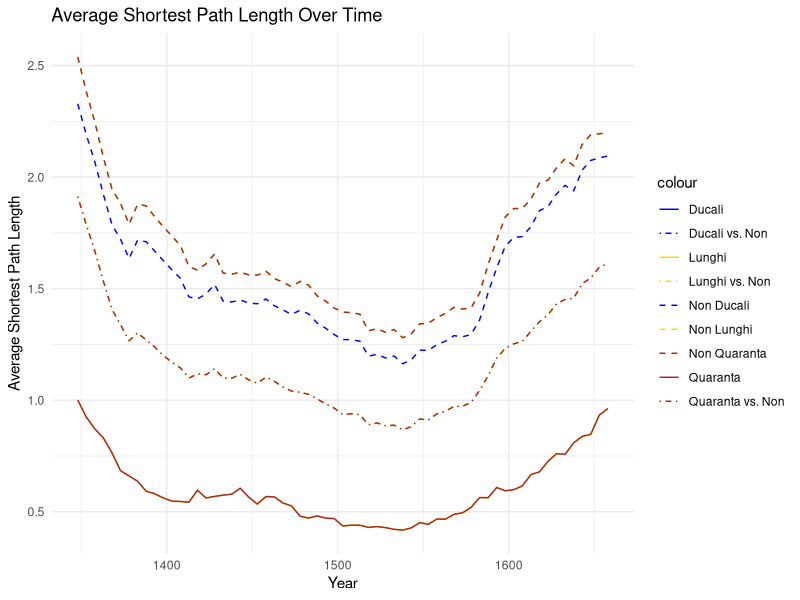
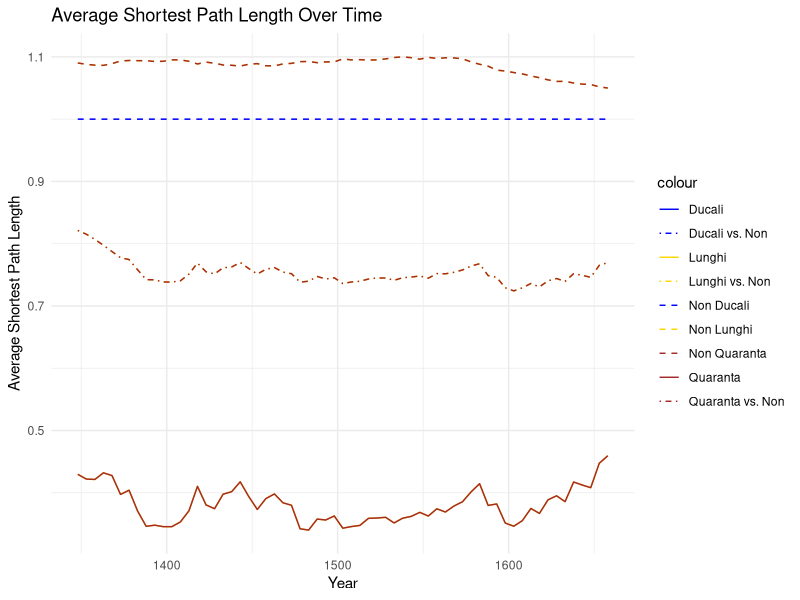
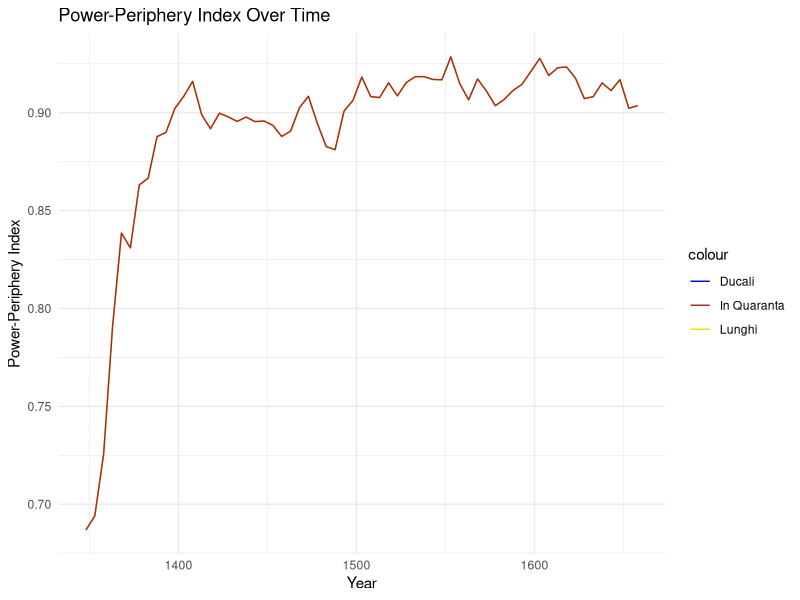

Write R code to recreate these figures, in order.
library(igraph)
library(dplyr)

noble_marriages_filtered <- read.csv("data/noble-marriages-year.csv", stringsAsFactors = FALSE)
family_labels <- read.csv("data/family-labels-accession.csv", stringsAsFactors = FALSE)

DEPTH_IN_YEARS <- 75

lunghi <- family_labels[ family_labels$Group == "Lunghi", ]$Family
ducali <- family_labels[ family_labels$Ducale == 1,]$Family
quaranta_famiglie <- c(lunghi,ducali)

quaranta_famiglie <- quaranta_famiglie[ !(quaranta_famiglie %in% c("Steno", "Da Ponte", "Cicogna")) ]

window_sequence <- seq(from = min(noble_marriages_filtered$year), to = 1660, by = 5)
distances_window <- data.frame( total = numeric(),
                             ducali = numeric(),
                             ducali_norm = numeric(),
                             non_ducali = numeric(),
                             non_ducali_norm = numeric(),
                             ducali_vs_non = numeric(),
                             ducali_vs_non_norm = numeric(),
                             lunghi = numeric(),
                             lunghi_norm = numeric(),
                             non_lunghi = numeric(),
                             non_lunghi_norm = numeric(),
                             lunghi_vs_non = numeric(),
                             lunghi_vs_non_norm = numeric(),
                             quaranta = numeric(),
                             quaranta_norm = numeric(),
                             non_quaranta = numeric(),
                             non_quaranta_norm = numeric(),
                             quaranta_vs_non = numeric(),
                             quaranta_vs_non_norm = numeric(),
                             year = integer() )

power_periphery_timeline <- data.frame( ducali = numeric(),
                                        clique_index_ducali = numeric(),
                                        lunghi = numeric(),
                                        clique_index_lunghi = numeric(),
                                        in_quaranta = numeric(),
                                        clique_index_quaranta = numeric(),
                                        year = integer() )
  
for (y in window_sequence ) {

  marriages_window <- noble_marriages_filtered %>%
    filter(year <= y + DEPTH_IN_YEARS & year >= y)

  marriage_graph <- graph_from_data_frame(
    marriages_window,
    directed = FALSE,
    vertices = unique(c(marriages_window$husband_familyname_std, marriages_window$wife_familyname_std))
  )
  
  E(marriage_graph)$weight <- 1
  marriage_graph <- simplify(marriage_graph, edge.attr.comb = "sum")
  E(marriage_graph)$distances <- 1 / E(marriage_graph)$weight
  
  V(marriage_graph)$Group <- ifelse(V(marriage_graph)$name %in% lunghi, "Lunghi", ifelse(V(marriage_graph)$name %in% ducali, "Ducali", "Corti"))
  
  component <- components(marriage_graph)$membership
  marriage_graph_main <- subgraph(marriage_graph, V(marriage_graph)$name[component == 1])
  
  distance <- distances(marriage_graph_main, weights = E(marriage_graph_main)$distances)
  average_distance <- mean(distance)
  
  vertices_lunghi <- V(marriage_graph_main)[V(marriage_graph_main)$Group == "Lunghi"]
  vertices_non_lunghi <- V(marriage_graph_main)[V(marriage_graph_main)$Group != "Lunghi"]
  
  distance_lunghi_non_lunghi <- distances(marriage_graph_main, v = vertices_lunghi, to = vertices_non_lunghi, weights = E(marriage_graph_main)$distances)
  mean_lunghi_non_lunghi <- mean(distance_lunghi_non_lunghi)
  
  distances_lunghi_lunghi <- distances(marriage_graph_main, v = vertices_lunghi, to = vertices_lunghi, weights = E(marriage_graph_main)$distances)
  mean_lunghi_lunghi <- mean(distances_lunghi_lunghi)
  
  distances_non_lunghi_non_lunghi <- distances(marriage_graph_main, v = vertices_non_lunghi, to = vertices_non_lunghi, weights = E(marriage_graph_main)$distances)
  mean_non_lunghi_non_lunghi <- mean(distances_non_lunghi_non_lunghi)
  
  clique_index_lunghi <- mean_lunghi_non_lunghi - mean_lunghi_lunghi
  power_periphery_lunghi_index <- ( mean_non_lunghi_non_lunghi - mean_lunghi_non_lunghi ) / clique_index_lunghi
                           
  vertices_ducali <- V(marriage_graph_main)[V(marriage_graph_main)$Group == "Ducali"]
  vertices_non_ducali <- V(marriage_graph_main)[V(marriage_graph_main)$Group != "Ducali"]
  
  distance_ducali_non_ducali <- distances(marriage_graph_main, v = vertices_ducali, to = vertices_non_ducali, weights = E(marriage_graph_main)$distances)
  mean_ducali_non_ducali <- mean(distance_ducali_non_ducali)
  
  distances_ducali_ducali <- distances(marriage_graph_main, v = vertices_ducali, to = vertices_ducali, weights = E(marriage_graph_main)$distances)
  mean_ducali_ducali <- mean(distances_ducali_ducali)
  
  distances_non_ducali_non_ducali <- distances(marriage_graph_main, v = vertices_non_ducali, to = vertices_non_ducali, weights = E(marriage_graph_main)$distances)
  mean_non_ducali_non_ducali <- mean(distances_non_ducali_non_ducali)
  
  clique_index_ducali <- mean_ducali_non_ducali - mean_ducali_ducali
  power_periphery_ducali_index <- ( mean_non_ducali_non_ducali - mean_ducali_non_ducali )/clique_index_ducali
  
  vertices_quaranta <- V(marriage_graph_main)[V(marriage_graph_main)$name %in% quaranta_famiglie]
  vertices_non_quaranta <- V(marriage_graph_main)[!(V(marriage_graph_main)$name %in% quaranta_famiglie)]
  
  distance_quaranta_non_quaranta <- distances(marriage_graph_main, v = vertices_quaranta, to = vertices_non_quaranta, weights = E(marriage_graph_main)$distances)
  mean_quaranta_non_quaranta <- mean(distance_quaranta_non_quaranta)
  
  distance_quaranta_quaranta <- distances(marriage_graph_main, v = vertices_quaranta, to = vertices_quaranta, weights = E(marriage_graph_main)$distances)
  mean_quaranta_quaranta <- mean(distance_quaranta_quaranta)
  
  distance_non_quaranta_non_quaranta <- distances(marriage_graph_main, v = vertices_non_quaranta, to = vertices_non_quaranta, weights = E(marriage_graph_main)$distances)
  mean_non_quaranta_non_quaranta <- mean(distance_non_quaranta_non_quaranta)
  
  clique_index_quaranta <- mean_quaranta_non_quaranta - mean_quaranta_quaranta
  power_periphery_quaranta_index <- ( mean_non_quaranta_non_quaranta - mean_quaranta_non_quaranta )/clique_index_quaranta
  
  distances_window <- rbind(distances_window,
                         data.frame( total = average_distance,
                                     ducali = mean_ducali_ducali,
                                     ducali_norm = mean_ducali_ducali / average_distance,
                                     non_ducali = mean_non_ducali_non_ducali,
                                     non_ducali_norm = mean_non_ducali_non_ducali / average_distance,
                                     ducali_vs_non = mean_ducali_non_ducali,
                                     ducali_vs_non_norm = mean_ducali_non_ducali / average_distance,
                                     lunghi = mean_lunghi_lunghi,
                                     lunghi_norm = mean_lunghi_lunghi / average_distance,
                                     non_lunghi = mean_non_lunghi_non_lunghi,
                                     non_lunghi_norm = mean_non_lunghi_non_lunghi / average_distance,
                                     lunghi_vs_non = mean_lunghi_non_lunghi,
                                     lunghi_vs_non_norm = mean_lunghi_non_lunghi / average_distance,
                                     quaranta = mean_quaranta_quaranta,
                                     quaranta_norm = mean_quaranta_quaranta / average_distance,
                                     non_quaranta = mean_non_quaranta_non_quaranta,
                                     non_quaranta_norm = mean_non_quaranta_non_quaranta / average_distance,
                                     quaranta_vs_non = mean_quaranta_non_quaranta,
                                     quaranta_vs_non_norm = mean_quaranta_non_quaranta / average_distance,
                                     year = y))
  
  power_periphery_timeline <- rbind(power_periphery_timeline,
                                     data.frame( ducali = power_periphery_ducali_index,
                                                 clique_index_ducali = clique_index_ducali,
                                                 lunghi = power_periphery_lunghi_index,
                                                 clique_index_lunghi = clique_index_lunghi,
                                                 in_quaranta = power_periphery_quaranta_index,
                                                 clique_index_quaranta = clique_index_quaranta,
                                                 year = y))
}

library(ggplot2)

ggplot( distances_window, aes(x = year)) +
  geom_line(aes(y = ducali, color = "Ducali")) +
  geom_line(aes(y = non_ducali, color = "Non Ducali"), linetype = "dashed") +
  geom_line(aes(y = ducali_vs_non, color = "Ducali vs. Non"),linetype = "dotdash") +
  geom_line(aes(y = lunghi, color = "Lunghi")) +
  geom_line(aes(y = non_lunghi, color = "Non Lunghi"), linetype = "dashed") +
  geom_line(aes(y = lunghi_vs_non, color = "Lunghi vs. Non"), linetype = "dotdash") +
  geom_line(aes(y = quaranta, color = "Quaranta")) +
  geom_line(aes(y = non_quaranta, color = "Non Quaranta"), linetype = "dashed") +
  geom_line(aes(y = quaranta_vs_non, color = "Quaranta vs. Non"), linetype = "dotdash") +
  labs(title = "Average Shortest Path Length Over Time",
       x = "Year",
       y = "Average Shortest Path Length") +
  scale_color_manual(values = c("Ducali" = "blue", "Non Ducali" = "blue", "Ducali vs. Non" = "blue",
                                "Lunghi" = "gold","Non Lunghi" = "gold", "Lunghi vs. Non" = "gold",
                                "Quaranta" = "brown",
                                "Non Quaranta"= "brown",
                                "Quaranta vs. Non" = "brown")) +
  theme_minimal()

ggplot( distances_window, aes(x = year)) +
  geom_line(aes(y = ducali_norm, color = "Ducali")) +
  geom_line(aes(y = non_ducali_norm, color = "Non Ducali"), linetype = "dashed") +
  geom_line(aes(y = ducali_vs_non_norm, color = "Ducali vs. Non"),linetype = "dotdash") +
  geom_line(aes(y = lunghi_norm, color = "Lunghi")) +
  geom_line(aes(y = non_lunghi_norm, color = "Non Lunghi"), linetype = "dashed") +
  geom_line(aes(y = lunghi_vs_non_norm, color = "Lunghi vs. Non"), linetype = "dotdash") +
  geom_line(aes(y = quaranta_norm, color = "Quaranta")) +
  geom_line(aes(y = non_quaranta_norm, color = "Non Quaranta"), linetype = "dashed") +
  geom_line(aes(y = quaranta_vs_non_norm, color = "Quaranta vs. Non"), linetype = "dotdash") +
  labs(title = "Average Shortest Path Length Over Time",
       x = "Year",
       y = "Average Shortest Path Length") +
  scale_color_manual(values = c("Ducali" = "blue", "Non Ducali" = "blue", "Ducali vs. Non" = "blue",
                                "Lunghi" = "gold","Non Lunghi" = "gold", "Lunghi vs. Non" = "gold",
                                "Quaranta" = "brown",
                                "Non Quaranta"= "brown",
                                "Quaranta vs. Non" = "brown")) +
  theme_minimal()

ggplot( power_periphery_timeline, aes(x = year)) + 
  geom_line(aes(y = ducali, color = "Ducali")) +
  geom_line(aes(y = lunghi, color = "Lunghi")) +
  geom_line(aes(y = in_quaranta, color = "In Quaranta")) +
  labs(title = "Power-Periphery Index Over Time",
       x = "Year",
       y = "Power-Periphery Index") +
  scale_color_manual(values = c("Ducali" = "blue", "Lunghi" = "gold", "In Quaranta" = "brown")) +
  theme_minimal()
